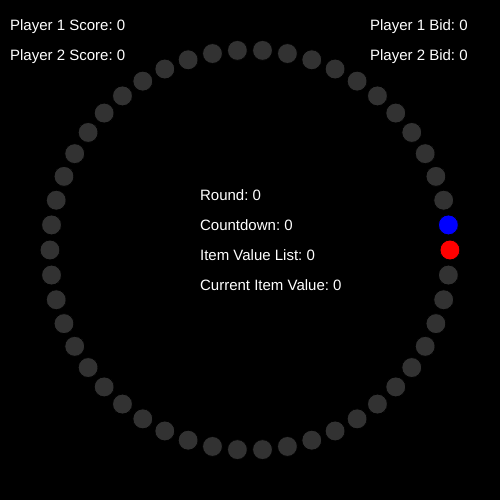
Frame 1 (no input)
Frame 60 (no input): identical to frame 1, image omitted
Frame 120 (the mouse pressed at the canvas centre since frame 60): identical to frame 1, image omitted

The p5.js sketch that drew this single still picture (run headless with seeded random() and noise() and a simulated clock; from frame 60 on, the mouse is pressed at the canvas centre):

// p5.js sketch
// ── sketch.js
/* /////////////////////////////////////

  4.043 / 4.044 Design Studio: Interaction Intelligence
  February 9, 2024
  Marcelo Coelho

*/ /////////////////////////////////////


let pixelSize = 20;     // how big each 'pixel' looks on screen

let playerOne;    // Adding 2 players to the game
let playerTwo;
let target;       // and one target for players to catch.

let display;      // Aggregates our final visual output before showing it on the screen

let controller;   // This is where the state machine and game logic lives

let collisionAnimation;   // Where we store and manage the collision animation

let score;        // Where we keep track of score and winner

let gameStarted; // a function to indicate whether the game started, will become 1 when keyPressed

let countdown; // a 3s countdown to trigger auction, will reset after player movement

// adding necessary variables
let itemValues = [50,270,150]
let round = 1

let budget = 300

function setup() {

  // createCanvas((displaySize*pixelSize), pixelSize);     // dynamically sets canvas size

  createCanvas(500, 500);     // dynamically sets canvas size

  display = new Display(displaySize, pixelSize);        //Initializing the display

  // Player (_color, _position, _displaySize)
  playerOne = new Player(color(255,0,0), 0, displaySize,"leftPlayer",budget);   // Initializing players
  playerTwo = new Player(color(0,0,255), displaySize-1, displaySize,"rightPlayer",budget);

  target = new Player(color(255,255,0), itemValues[round-1], displaySize);    // Initializing target using the Player class 

  collisionAnimation = new Animation();     // Initializing animation

  controller = new Controller();            // Initializing controller

  gameStarted = 0;


  countdown = 5

  score = {max:3000, winner:color(0,0,0)};     // score stores max number of points, and color 

}

function draw() {

  // start with a blank screen
  background(0, 0, 0);    

  // Runs state machine at determined framerate
  controller.update();

  // After we've updated our states, we show the current one 
  display.show();
  


}



// ── controller.js

// This is where your state machines and game logic lives

let displaySize = 50;   // how many pixels are visible in the game

class Controller {

    // This is the state we start with.
    constructor() {
        this.gameState = "PLAY";

    }



    // This is called from draw() in sketch.js with every frame
    update() {

        // STATE MACHINE ////////////////////////////////////////////////
        // This is where your game logic lives
        /////////////////////////////////////////////////////////////////



        switch (this.gameState) {


            // This is the main game state, where the playing actually happens
            case "PLAY":
                // Clear screen at frame rate so we always start fresh      
                display.clear();
            
                // Show all players in the right place, by adding them to display buffer
                [playerOne, playerTwo].forEach(player => {
                    display.setPixel(player.position, player.playerColor);
                });
            
                if (gameStarted == 1 && frameCount % 60 == 0 && countdown > 0) {
                    // Update and display the countdown every second
                    countdown -= 1; // Decrements the countdown by 1 every second
                }
            
                if (countdown == 0) {
                    if (round < 3) {
                        // Calculate budget, score, and reset bids for both players
                        [playerOne, playerTwo].forEach(player => {
                            player.budget -= player.currentBid;
                            player.currentBid = 0; // Reset the bid for the new round.
                            player.currentBudget = player.budget; // Set the currentBudget for the next round based on remaining budget.
                            player.position = player === playerOne ? 0 : displaySize - 1; // Reset positions
                            player.updateScore(); // Update the score
                        });
            
                        // Reset the game for the new round
                        round += 1;
                        countdown = 5; // Reset countdown
                        display.clear();
                        // Optionally change the color for each round
                        // display.setAllPixels(roundColors[round-1]);
            
                        // Redraw players in their new positions
                        [playerOne, playerTwo].forEach(player => {
                            display.setPixel(player.position, player.playerColor);
                        });
            
                    } else {
                        this.gameState = "SCORE";
                    }
                }
            
                break;

            // This state is used to play an animation, after a target has been caught by a player 
            // case "COLLISION":

            //     // clear screen at frame rate so we always start fresh      
            //     display.clear();

            //     // play explosion animation one frame at a time.
            //     // first figure out what frame to show
            //     let frameToShow = collisionAnimation.currentFrame();    // this grabs number of current frame and increments it 

            //     // then grab every pixel of frame and put it into the display buffer
            //     for (let i = 0; i < collisionAnimation.pixels; i++) {
            //         display.setPixel(i, collisionAnimation.animation[frameToShow][i]);
            //     }

            //     //check if animation is done and we should move on to another state
            //     if (frameToShow == collisionAnimation.animation.length - 1) {

            //         // We've hit score max, this player wins
            //         if (playerOne.score >= score.max) {
            //             score.winner = playerOne.playerColor;   // store winning color in score.winner
            //             this.gameState = "SCORE";               // go to state that displays score

            //             // We've hit score max, this player wins
            //         } else if (playerTwo.score >= score.max) {
            //             score.winner = playerTwo.playerColor;   // store winning color in score.winner
            //             this.gameState = "SCORE";               // go to state that displays score

            //             // We haven't hit the max score yet, keep playing    
            //         } else {
            //             target.position = parseInt(random(0, displaySize));  // move the target to a new random position
            //             this.gameState = "PLAY";    // back to play state
            //         }
            //     }

            //     break;



            // Game is over. Show winner and clean everything up so we can start a new game.
            case "SCORE":
                console.log("playerOne.score=", playerOne.score);
                console.log("playerTwo.score=", playerTwo.score);

                if (playerOne.score > playerTwo.score) {
                    score.winner = playerOne.playerColor
                } else if (playerOne.score < playerTwo.score) {
                    score.winner = playerTwo.playerColor
                } else {
                    score.winner = color(128,128,128)  // draw
                }
            
                //light up w/ winner color by populating all pixels in buffer with their color
                display.setAllPixels(score.winner);

                // reset everyone's score
                // playerOne.score = 0;
                // playerTwo.score = 0;

                // put the target somewhere else, so we don't restart the game with player and target in the same place
                // target.position = parseInt(random(1,displaySize));

                break;

            // Not used, it's here just for code compliance
            default:
                break;
        }
    }
}




// This function gets called when a key on the keyboard is pressed
function keyPressed() {

    gameStarted = 1;
    // Move player one to the left if letter A is pressed
    if (key == 'A' || key == 'a') {
        playerOne.move(-1);
        playerOne.changeBid(-10)
    }

    // And so on...
    if (key == 'D' || key == 'd') {
        playerOne.move(1);
        playerOne.changeBid(+10)

    }

    if (key == 'J' || key == 'j') {
        playerTwo.move(-1);
        playerTwo.changeBid(+10)
    }

    if (key == 'L' || key == 'l') {
        playerTwo.move(1);
        playerTwo.changeBid(-10)

    }

    // When you press the letter R, the game resets back to the play state
    if (key == 'R' || key == 'r') {
        // Reset game state
        controller.gameState = "PLAY";
        countdown = 5; // Reset countdown to 5 seconds
        round = 1; // Reset to the first round
        gameStarted = 0; // Reset game started flag

        // Reset players
        [playerOne, playerTwo].forEach(player => {
            player.score = 0; // Reset score
            player.budget = budget; // Reset budget to initial value or whatever your game design is
            player.currentBudget = budget; // Reset currentBudget to the full budget

            player.currentBid = 0; // Reset current bid
            player.position = player === playerOne ? 0 : displaySize - 1; // Reset positions
            // Reset any other player properties as necessary
        });


        // Optionally clear the display and redraw initial game state
        display.clear();
        [playerOne, playerTwo].forEach(player => {
            display.setPixel(player.position, player.playerColor);
        });
    }
    if (countdown < 5) {
        countdown = 5; // Reset countdown to 5 seconds
    }
}
// ── display.js
// This is used to aggregrate visual information from all objects before we display them. 
// First we populate display and then we show it to user.
// This is particularly helpful once you start outputting your game to an LED strip, of if you want to have two separate 'screens'


class Display {

    constructor(_displaySize, _pixelSize) {
  
      this.displaySize = _displaySize;
      this.pixelSize = _pixelSize;
      this.initColor = color(50, 50, 50);      // black color
      this.displayBuffer = [];

      // Assign black to all pixels. Black = off
      for(let i = 0; i < this.displaySize; i++){
        this.displayBuffer[i] = this.initColor;
      }
  
    }
  
     // Color a specific pixel in the buffer
    setPixel(  _index,  _color) {
        this.displayBuffer[_index]  = _color;
    }
  

    // Color all pixels in the buffer
    setAllPixels( _color) {
      
      for(let i = 0; i < displaySize; i++) { 
        display.setPixel(i, _color); 
      }
    }


    // Now write it to screen
    // This is the only function in the entire software that writes something directly to the screen. I recommend you keep it this way.
    show() {
      const centerX = width / 2;  // Assuming 'width' is the width of your canvas
      const centerY = height / 2; // Assuming 'height' is the height of your canvas
      const radius = 200; // The radius of the circle you want to arrange your circles around
      
      for (let i = 0; i < this.displaySize; i++) {
        // Calculate the angle for this element
        let angle = TWO_PI / this.displaySize * i;
        
        // Calculate the x and y position
        let x = centerX + radius * cos(angle);
        let y = centerY + radius * sin(angle);
        
        // Draw the circle
        //noStroke();
        fill(this.displayBuffer[i]);
        circle(x, y, this.pixelSize);
      }

      // Call the method to display scores
      this.showScores();


    }

    // Method to display players' scores
    showScores() {
      textSize(15); // Set the text size
      fill(255); // Set the text color to white

      text(`Round: ${playerOne.score}`, 200, 200); // Position it on the top left
      text(`Countdown: ${playerOne.score}`, 200, 230); // Position it on the top left
      text(`Item Value List: ${playerOne.score}`, 200, 260); // Position it on the top left
      text(`Current Item Value: ${playerTwo.score}`, 200, 290); // Position it on the top left



      text(`Player 1 Bid: ${playerOne.score}`, 370, 30); // Position it on the top left
      text(`Player 2 Bid: ${playerTwo.score}`, 370, 60); // Position it on the top left


      // Display playerOne's score
      text(`Player 1 Score: ${playerOne.score}`, 10, 30); // Position it on the top left
      // Display playerTwo's score
      text(`Player 2 Score: ${playerTwo.score}`, 10, 60); // Position it slightly below the first score
    }
  
    // Let's empty the display before we start adding things to it again
    clear() {

        for(let i = 0; i < this.displaySize; i++) {    
        this.displayBuffer[i] = this.initColor; 
        }
    }
    

  }
// ── minesweeper.html
<!DOCTYPE html>
<html lang="en">
<head>
<meta charset="UTF-8">
<meta name="viewport" content="width=device-width, initial-scale=1.0">
<title>Minesweeper</title>
<style>
  .board { display: grid; }
  .cell { 
    width: 30px; height: 30px; 
    line-height: 30px; text-align: center; 
    border: 1px solid #999; 
    display: inline-block; 
    font-family: monospace; 
    cursor: pointer; 
  }
  .mine { background-color: red; }
  .flagged { background-color: yellow; }
  .revealed { background-color: #ddd; }
</style>
</head>
<body>
<div id="board" class="board"></div>
<script>
const boardSize = 10;
const mineCount = 15;
let board = [];

function generateBoard() {
    board = Array.from({ length: boardSize }, () => Array(boardSize).fill(0));
    placeMines();
    updateNumbers();
    drawBoard();
}

function placeMines() {
    let placedMines = 0;
    while (placedMines < mineCount) {
        const row = Math.floor(Math.random() * boardSize);
        const col = Math.floor(Math.random() * boardSize);
        if (board[row][col] !== 'M') {
            board[row][col] = 'M';
            placedMines++;
        }
    }
}

function updateNumbers() {
    for (let row = 0; row < boardSize; row++) {
        for (let col = 0; col < boardSize; col++) {
            if (board[row][col] === 'M') continue;
            let mines = 0;
            for (let dr = -1; dr <= 1; dr++) {
                for (let dc = -1; dc <= 1; dc++) {
                    if (dr === 0 && dc === 0) continue;
                    const nr = row + dr, nc = col + dc;
                    if (nr >= 0 && nr < boardSize && nc >= 0 && nc < boardSize && board[nr][nc] === 'M') {
                        mines++;
                    }
                }
            }
            board[row][col] = mines;
        }
    }
}

function drawBoard() {
    const boardElement = document.getElementById('board');
    boardElement.innerHTML = '';
    boardElement.style.gridTemplateColumns = `repeat(${boardSize}, 30px)`;
    for (let row = 0; row < boardSize; row++) {
        for (let col = 0; col < boardSize; col++) {
            const cell = document.createElement('div');
            cell.className = 'cell';
            cell.addEventListener('click', () => revealCell(row, col));
            cell.addEventListener('contextmenu', e => {
                e.preventDefault();
                flagCell(cell);
            });
            boardElement.appendChild(cell);
        }
    }
}

function revealCell(row, col) {
    const cell = document.getElementsByClassName('cell')[row * boardSize + col];
    if (cell.classList.contains('flagged')) return;
    cell.classList.add('revealed');
    if (board[row][col] === 'M') {
        cell.classList.add('mine');
        alert('Game Over');
        generateBoard(); // Restart the game
    } else {
        cell.innerText = board[row][col] > 0 ? board[row][col] : '';
    }
}

function flagCell(cell) {
    if (cell.classList.contains('revealed')) return;
    cell.classList.toggle('flagged');
}

generateBoard();
</script>
</body>
</html>
// ── player.js

// This holds some player information, like color and position.
// It also has some player methods for managing how a player moves.


class Player {

    constructor(_color, _position, _displaySize, _role, _budget) {
        this.playerColor = _color;
        this.position = _position;
        this.score = 0;
        this.displaySize = _displaySize;
        this.currentBid = 0;
        this.role = _role;
        this.budget = _budget;
        this.currentBudget = _budget;
    }



    // Move player based on keyboard input
    move(_direction) {
        const moveCost = 10; // Define move cost.
    
        // Calculate the new position based on the direction of movement.
        let newPosition = this.position + _direction;
    
        // Determine the movement boundaries for the player based on their role.
        let minPosition, maxPosition;
        if (this.role === "leftPlayer") {
            minPosition = 0;
            maxPosition = Math.floor(this.displaySize / 2) - 1; // Left player's maximum position.
        } else if (this.role === "rightPlayer") {
            minPosition = Math.ceil(this.displaySize / 2);
            maxPosition = this.displaySize - 1; // Right player's maximum position.
        }
    
        // Check if the new position is within the player's allowed half of the display.
        if (newPosition >= minPosition && newPosition <= maxPosition) {
            // Check if there's enough budget to move.
            if (this.currentBudget >= moveCost) {
                // Update position if within bounds and deduct move cost from the current budget.
                this.position = newPosition;
                this.currentBudget -= moveCost;
            } else {
                // Optional: Provide feedback to the player about insufficient budget.
            }
        } else {
            // Optional: Provide feedback to the player about hitting movement boundaries.
        }
    }

    changeBid(value) {
        let newBid = this.currentBid + value;

        // Ensure the new bid is within the budget and the specified bounds
        if (newBid < 0) {
            newBid = 0;
        } else if (newBid > 250) {
            newBid = 250;
        } else if (newBid > this.budget) {
            // Prevent bid from exceeding player's budget
            newBid = this.budget;
        }

        this.currentBid = newBid;
    }


    // Method to calculate and update the player's score
    updateScore() {
        // Define scoring criteria
        const bidPoints = 10; // Points per unit bid
        const budgetMultiplier = 0.1; // Multiplier for remaining budget to convert to points

        // Calculate points from bids
        let bidScore = this.currentBid * bidPoints;

        // Calculate points from remaining budget
        let budgetScore = this.currentBudget * budgetMultiplier;

        // Update the player's score
        // Here you can adjust the formula to fit your game's scoring logic
        this.score += bidScore + budgetScore;

        // Reset currentBid and currentBudget if needed
        // Note: You might want to reset these elsewhere depending on your game flow
        this.currentBid = 0;
        this.currentBudget = this.budget; // Reset or adjust based on game logic
        }
}


class Item {
    constructor(_color, value) {
        this.itemColor = _color;
        this.value = 0;
    }
}
